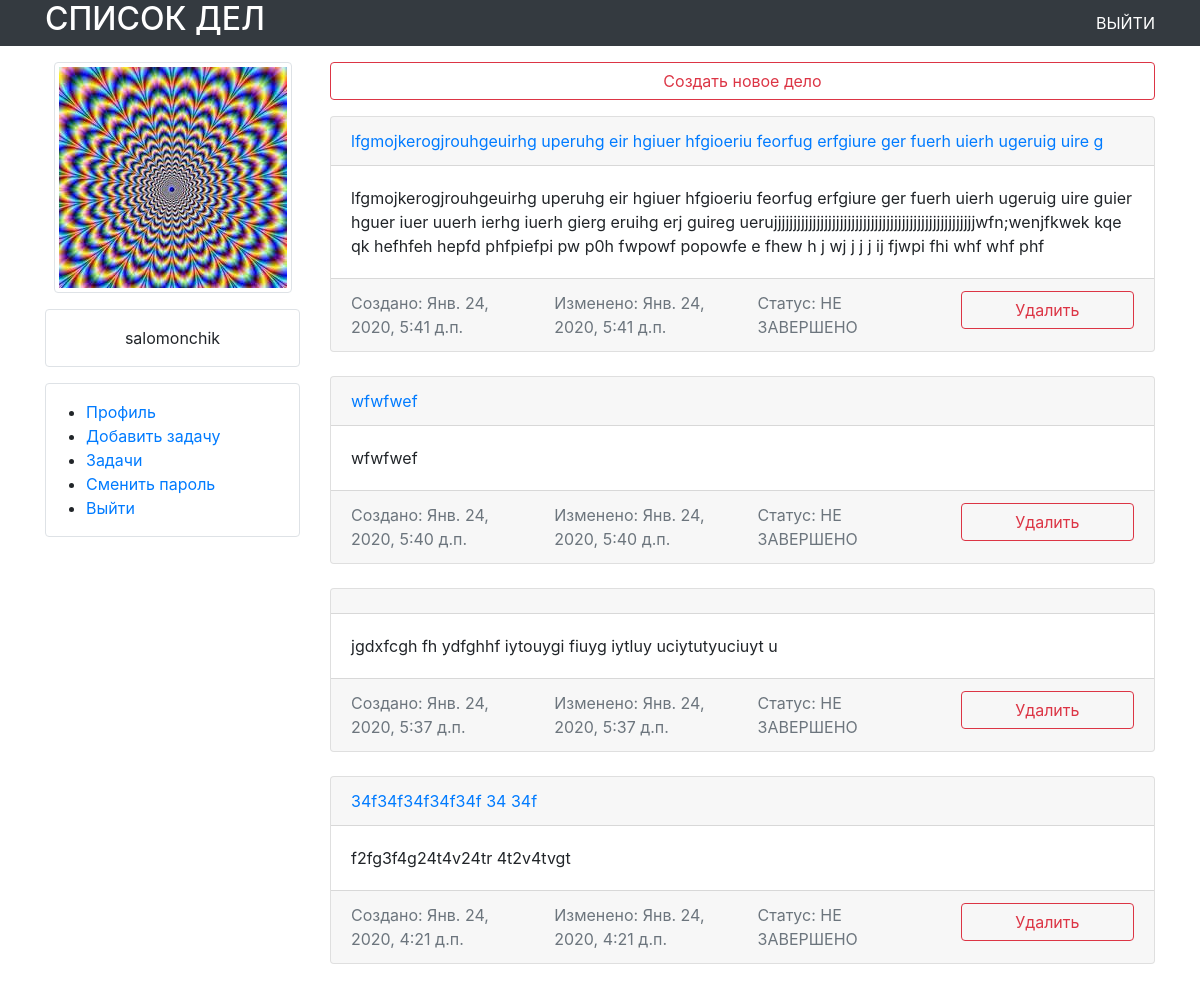
The page /tasks/ (signed in) on the database its author committed.
### accounts/models.py (models this page shows, shortened)
class Profile(models.Model):
    user = models.OneToOneField(User, on_delete=models.CASCADE)
    birth_date = models.DateField(blank=True, null=True)
    avatar = models.ImageField(upload_to='user_avatars/%Y/%m/%d', blank=True, null=True)

### tasks/models.py (models this page shows, shortened)
class TodoItem(models.Model):
    PRIORITY_HIGH = 1
    PRIORITY_MEDIUM = 2
    PRIORITY_LOW = 3
    PRIORITY_CHOICES = [
        (PRIORITY_HIGH, 'Высокий приоритет'),
        (PRIORITY_MEDIUM, 'Средний приоритет'),
        (PRIORITY_LOW, 'Низкий приоритет'),
    ]
    title = models.CharField(max_length=128)
    description = models.TextField()
    is_completed = models.BooleanField('выполнено', default=False)
    created = models.DateTimeField(auto_now_add=True)
    updated = models.DateTimeField(auto_now=True)
    owner = models.ForeignKey(User, on_delete=models.CASCADE, related_name='tasks')
    priority = models.IntegerField('Приоритет', choices=PRIORITY_CHOICES, default=PRIORITY_MEDIUM)
    class Meta:
        ordering = ('-created',)

### tasks/views.py (the view)
# urls.py: path('', views.list, name='list'),
@login_required()
def list(request):
    user = request.user
    user_tasks = TodoItem.objects.filter(owner=user)
    return render(request, 'tasks/tasks_list.html', context={'tasks': user_tasks})

### tasks/templates/tasks/tasks_list.html (shortened to what this page needs)
{% extends 'base.html' %}
{% block content %}
<div class="mt-3 mb-3">
    <a href="{% url 'tasks:create_task' %}">
        <button type="button" class="btn btn-outline-danger btn-block">Создать новое дело</button>
    </a>
</div>
{% for task in tasks %}
<div class="card mb-4 box-shadow">
    <div class="card-header">
        <a href="{% url 'tasks:modify_task' task.pk %}">
            {{ task.title }}
        </a>
    </div>
    <div class="card-body font-weight-normal">
        {{ task.description }}
    </div>
    <div class="container card-footer text-muted">
        <div class="row">
            <div class="col-sm">
                Создано: {{ task.created }}
            </div>
            <div class="col-sm">
                Изменено: {{ task.updated }}
            </div>
            <div class="col-sm">
                Статус: {{ task.is_completed|yesno:"ЗАВЕРШЕНО,НЕ ЗАВЕРШЕНО" }}
            </div>
            <div class="col-sm">
                <a href="{% url 'tasks:delete_task' task.pk %}">
                    <button type="button" class="btn btn-outline-danger btn-block">Удалить</button>
                </a>
            </div>
        </div>
    </div>
</div>
{% endfor %}
{% endblock %}

### templates/base.html (shortened to what this page needs)
{% load static %}
<html>
<head>
    <link rel="stylesheet"
          href="https://maxcdn.bootstrapcdn.com/bootstrap/4.0.0/css/bootstrap.min.css"
          integrity="sha384-
Gn5384xqQ1aoWXA+058RXPxPg6fy4IWvTNh0E263XmFcJlSAwiGgFAW/dAiS6JXm"
>
</head>
<body>
<div class="container-fluid bg-dark text-white">
    <div class="container">
        <div class="row">
            <div class="col-sm d-flex align-items-center">
                <a class="text-white" href="/tasks/"><h2>СПИСОК ДЕЛ</h2></a>
            </div>
            <div class="col-sm d-flex align-items-center justify-content-end">
                <a class="text-white" href="{% url 'logout' %}">ВЫЙТИ</a>
            </div>
        </div>
    </div>
</div>
<div class="container">
    <div class="row">
        <div class="side_bar col-sm mt-3">
            {% block side_bar %}
            {% if user.is_authenticated%}
            {% if user.profile.avatar == '' %}
            <p class="text-center img-thumbnail mx-auto d-block">НЕТ АВАТАРКИ</p>
            {% else %}
            <img class="img-thumbnail mx-auto d-block" src="{{ user.profile.avatar.url}}" alt="">
            {% endif %}
            <div class="border mt-3 rounded pt-3 text-center"><p>{{ user.first_name }}</p></div>
            <ul class="border mt-3 rounded pt-3 pb-3">
                <li><a href="{% url 'edit' %}">Профиль</a></li>
                <li><a href="{% url 'tasks:create_task' %}">Добавить задачу</a></li>
                <li><a href="{% url 'tasks:list' %}">Задачи</a></li>
                <li><a href="{% url 'password_change' %}">Сменить пароль</a></li>
                <li><a href="{% url 'logout' %}">Выйти</a></li>
            </ul>
            {% endif %}
            {% endblock %}
        </div>
        <div class="main-content col-sm-9">
            {% block content %}
            {% endblock %}
        </div>
    </div>
</div>
</body>
</html>

### rows shown on the page
TodoItem: title "lfgmojkerogjrouhgeuirhg uperuhg eir hgiuer hfgioeriu feorfug erfgiure ger fuerh uierh ugeruig uire g", description "lfgmojkerogjrouhgeuirhg uperuhg eir hgiuer hfgioeriu feorfug erfgiure ger fuerh uierh ugeruig uire guier hguer iuer uuerh ierhg iuerh gierg eruihg erj guireg uerujjjjjjjjjjjjjjjjjjjjjjjjjjjjjjjjjjjjjjjjjjjjjjjjjjjjwfn;wenjfkwek kqe qk hefhfeh hepfd phfpiefpi pw p0h fwpowf popowfe e fhew h j wj j j j ij fjwpi fhi whf whf phf", created "Янв. 24, 2020, 5:41 д.п.", updated "Янв. 24, 2020, 5:41 д.п.", is_completed "НЕ ЗАВЕРШЕНО"
TodoItem: title "wfwfwef", description "wfwfwef", created "Янв. 24, 2020, 5:40 д.п.", updated "Янв. 24, 2020, 5:40 д.п.", is_completed "НЕ ЗАВЕРШЕНО"
TodoItem: description "jgdxfcgh fh ydfghhf iytouygi fiuyg iytluy uciytutyuciuyt u", created "Янв. 24, 2020, 5:37 д.п.", updated "Янв. 24, 2020, 5:37 д.п.", is_completed "НЕ ЗАВЕРШЕНО"
TodoItem: title "34f34f34f34f34f 34 34f", description "f2fg3f4g24t4v24tr 4t2v4tvgt", created "Янв. 24, 2020, 4:21 д.п.", updated "Янв. 24, 2020, 4:21 д.п.", is_completed "НЕ ЗАВЕРШЕНО"

### other values the page prints
{{ user.first_name }} "salomonchik"
